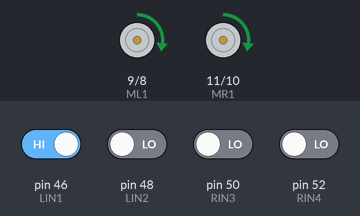
A sketch run on a simulated Arduino Mega 2560, built with avr-gcc and run on an emulated ATmega2560. Shown: motor-driver pin pairs drawn as motors (green arrow = first pin HIGH = forward, orange = second pin HIGH = backward, longer = more drive). Inputs (shaded band) come from the test bench; at power-on: pin 46 (LIN1) HIGH, pin 48 (LIN2), pin 50 (RIN3), pin 52 (RIN4) LOW.

Above: at 1.2 s.
1.3 s: pin 46 (LIN1) driven LOW
At 2.1 s:
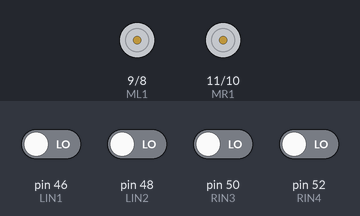
4.3 s: pin 46 (LIN1) driven HIGH
At 5.5 s:
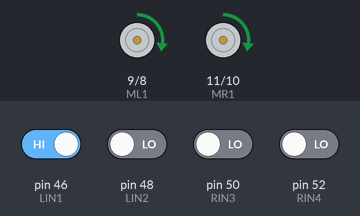
5.8 s: pin 48 (LIN2) driven HIGH
At 6.2 s:
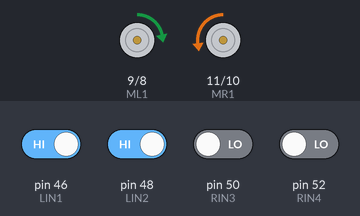
8.8 s: pin 50 (RIN3) driven HIGH
At 10.0 s:
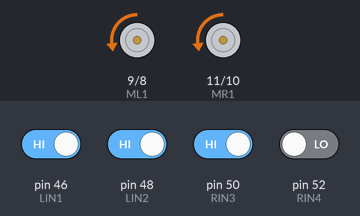
10.3 s: pin 48 (LIN2) driven LOW
At 10.7 s:
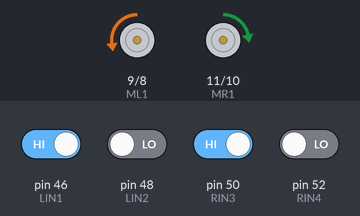
Timing chart, 0 to 14.3 s (numbered marks = the images above; inputs shaded):
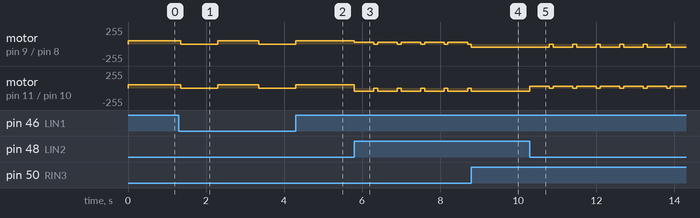

Measured:
- after the input at 1.3 s, motor on pin 9 (ML1) / pin 8 (ML2), motor on pin 11 (MR1) / pin 10 (MR2): forward 50/255 → stopped after 0.05 s, → forward 50/255 0.95 s later, → stopped 1.1 s later
- after the input at 4.3 s, motor on pin 9 (ML1) / pin 8 (ML2), motor on pin 11 (MR1) / pin 10 (MR2): goes on until 4.3 s, then stays forward 50/255
- after the input at 5.8 s, motor on pin 9 (ML1) / pin 8 (ML2): alternates forward 30/255 for 0.50 s and stopped for 0.10 s, starting at once; motor on pin 11 (MR1) / pin 10 (MR2): alternates backward 50/255 for 0.50 s and stopped for 0.10 s, starting at once
- after the input at 8.8 s, motor on pin 11 (MR1) / pin 10 (MR2): goes on until 8.8 s, then stays backward 50/255
- after the input at 10.3 s, motor on pin 9 (ML1) / pin 8 (ML2): alternates backward 50/255 for 0.50 s and stopped for 0.10 s, starting after 0.50 s; motor on pin 11 (MR1) / pin 10 (MR2): alternates forward 30/255 for 0.50 s and stopped for 0.10 s, starting at once

The sketch:

linefollowing-test1.ino
```cpp
#define ML1 9
#define ML2 8
#define MR1 11
#define MR2 10
#define LIN1 46
#define LIN2 48
#define RIN3 50
#define RIN4 52
#define white HIGH
#define black LOW
const int fast=50;
const int slow=30;
int number=0;


void left_motor(int status)
//0 for stop, 1 forward, -1 backward, 2 low forward
{
  if(status==0)
  {
    analogWrite(ML1,0);
    analogWrite(ML2,0);
  }
  else if (status==1)
  {
     analogWrite(ML1,0);
     analogWrite(ML2,fast);
  }
  else if(status==-1)
  {
    analogWrite(ML1,fast);
    analogWrite(ML2,0);
  }
    else if(status==2)
  {
    analogWrite(ML1,slow);
    analogWrite(ML2,0);
  }
}
void right_motor(int status)
//0 for stop, 1 forward, -1 backward
{
  if(status==0)
  {
    analogWrite(MR1,0);
    analogWrite(MR2,0);
  }
  else if (status==1)
  {
     analogWrite(MR1,0);
     analogWrite(MR2,fast);
  }
  else if(status==-1)
  {
    analogWrite(MR1,fast);
    analogWrite(MR2,0);
  }
  else if(status==2)
  {
    analogWrite(MR1,slow);
    analogWrite(MR2,0);
  }
}
//car level
void stop() {  left_motor(0);  right_motor(0);}
void forward() {  left_motor(1);  right_motor(1);}
void backward() {  left_motor(-1);  right_motor(-1);}
void left() {  left_motor(2);  right_motor(1);}
void right() {  left_motor(1);  right_motor(2);}

void setup() {
  Serial.begin(9600);
  pinMode(ML1,OUTPUT);
  pinMode(ML2,OUTPUT);
  pinMode(MR1,OUTPUT);
  pinMode(MR2,OUTPUT);
  pinMode(LIN1,INPUT);
  pinMode(LIN2,INPUT);
  pinMode(RIN3,INPUT);
  pinMode(RIN4,INPUT);
}


void loop(){
   int lv1=digitalRead(LIN1),lv2=digitalRead(LIN2),rv3=digitalRead(RIN3),rv4=digitalRead(RIN4);
  if(lv1==black&&rv4==black)
  { backward();delay(50);
    stop();delay(950);
    backward();delay(1000);
    number=number+1;
  }
  else if(lv1!=black||rv4!=black){
  if(number!=4){
    if(lv2==white&&rv3==white)
  {
    forward();
  }
  else if(lv2==black&&rv3==black)
  {
    backward();
  }
  else if(lv2==white&&rv3==black)
  {
    left();delay(500);stop();delay(100);
  }
  else if(lv2==black&&rv3==white)
  {
    right();delay(500);stop();delay(100);
  } }
  else if(number==4){
    left_motor(-1);  right_motor(1);delay(1000);
    left_motor(1);  right_motor(-1);delay(50);stop();delay(450);
    number=number+1;
  } }
}
```
